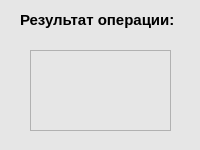
<?xml version="1.0" encoding="UTF-8"?>
<ui version="4.0">
 <class>Dialog</class>
 <widget class="QDialog" name="Dialog">
  <property name="geometry">
   <rect>
    <x>0</x>
    <y>0</y>
    <width>200</width>
    <height>150</height>
   </rect>
  </property>
  <property name="minimumSize">
   <size>
    <width>200</width>
    <height>150</height>
   </size>
  </property>
  <property name="maximumSize">
   <size>
    <width>200</width>
    <height>150</height>
   </size>
  </property>
  <property name="windowTitle">
   <string>Ошибка</string>
  </property>
  <property name="styleSheet">
   <string notr="true">background-color: rgb(230, 230, 230);</string>
  </property>
  <widget class="QLabel" name="title_A">
   <property name="geometry">
    <rect>
     <x>20</x>
     <y>10</y>
     <width>171</width>
     <height>20</height>
    </rect>
   </property>
   <property name="font">
    <font>
     <family>MS Shell Dlg 2</family>
     <pointsize>11</pointsize>
     <weight>75</weight>
     <bold>true</bold>
    </font>
   </property>
   <property name="text">
    <string>Результат операции:</string>
   </property>
  </widget>
  <widget class="QTableWidget" name="tableWidget">
   <property name="geometry">
    <rect>
     <x>30</x>
     <y>50</y>
     <width>141</width>
     <height>81</height>
    </rect>
   </property>
  </widget>
 </widget>
 <resources/>
 <connections/>
</ui>
